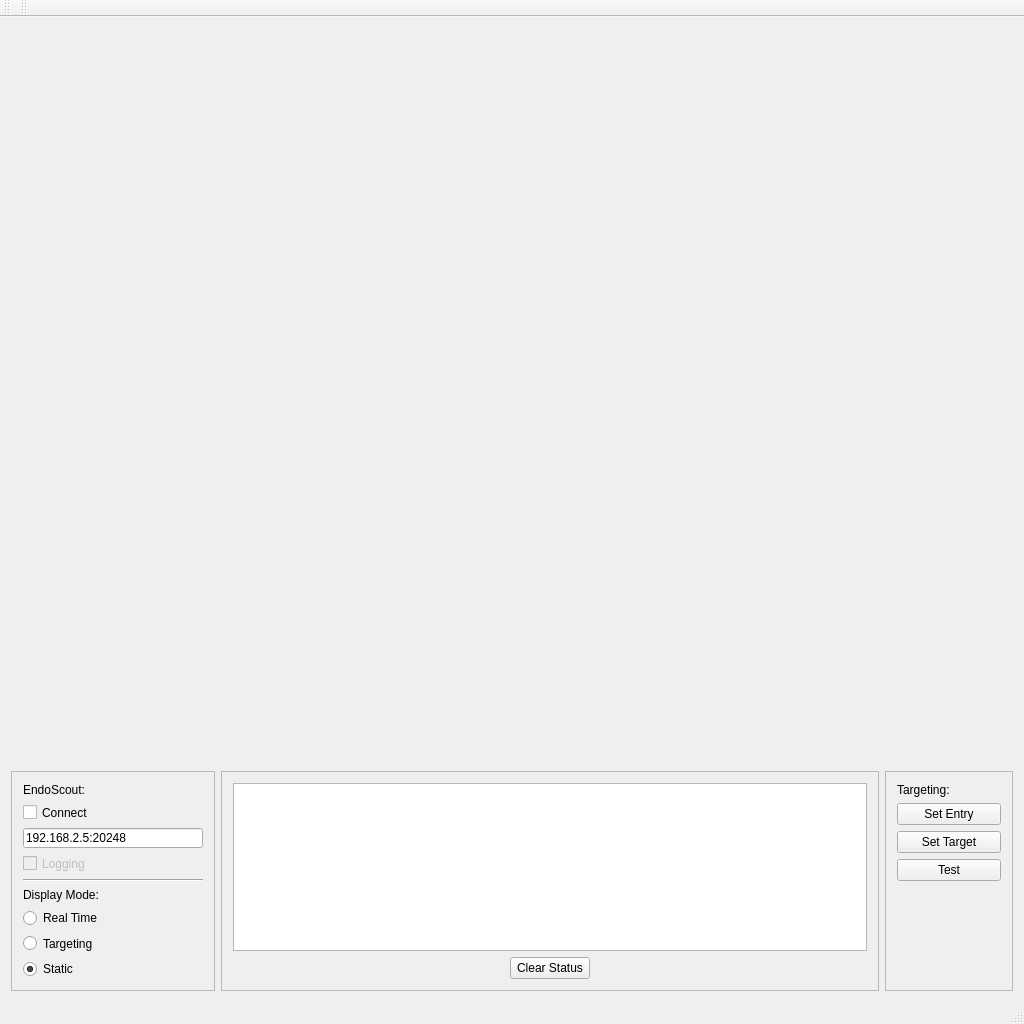
<?xml version="1.0" encoding="UTF-8"?>
<ui version="4.0">
 <class>minirGui</class>
 <widget class="QMainWindow" name="minirGui">
  <property name="geometry">
   <rect>
    <x>0</x>
    <y>0</y>
    <width>1024</width>
    <height>1024</height>
   </rect>
  </property>
  <property name="windowTitle">
   <string>minirGui</string>
  </property>
  <widget class="QWidget" name="centralWidget">
   <layout class="QVBoxLayout" name="verticalLayout">
    <item>
     <layout class="QGridLayout" name="gridLayout">
      <item row="0" column="1">
       <widget class="QVTKWidget" name="qVTK_sag">
        <property name="acceptDrops">
         <bool>true</bool>
        </property>
       </widget>
      </item>
      <item row="0" column="0">
       <widget class="QVTKWidget" name="qVTK_cor">
        <property name="acceptDrops">
         <bool>true</bool>
        </property>
       </widget>
      </item>
      <item row="2" column="0">
       <widget class="QVTKWidget" name="qVTK_ax">
        <property name="acceptDrops">
         <bool>true</bool>
        </property>
       </widget>
      </item>
      <item row="2" column="1">
       <widget class="QVTKWidget" name="qVTK_3D"/>
      </item>
     </layout>
    </item>
    <item>
     <layout class="QHBoxLayout" name="horizontalLayout">
      <item>
       <widget class="QFrame" name="trackingFrame">
        <property name="sizePolicy">
         <sizepolicy hsizetype="Fixed" vsizetype="Fixed">
          <horstretch>0</horstretch>
          <verstretch>0</verstretch>
         </sizepolicy>
        </property>
        <property name="minimumSize">
         <size>
          <width>200</width>
          <height>200</height>
         </size>
        </property>
        <property name="maximumSize">
         <size>
          <width>16777215</width>
          <height>220</height>
         </size>
        </property>
        <property name="frameShape">
         <enum>QFrame::StyledPanel</enum>
        </property>
        <property name="frameShadow">
         <enum>QFrame::Raised</enum>
        </property>
        <layout class="QVBoxLayout" name="verticalLayout_6">
         <item>
          <widget class="QLabel" name="label">
           <property name="text">
            <string>EndoScout:</string>
           </property>
          </widget>
         </item>
         <item>
          <widget class="QCheckBox" name="endoConnect">
           <property name="text">
            <string>Connect</string>
           </property>
          </widget>
         </item>
         <item>
          <widget class="QLineEdit" name="endoIp">
           <property name="enabled">
            <bool>true</bool>
           </property>
           <property name="sizePolicy">
            <sizepolicy hsizetype="Fixed" vsizetype="Fixed">
             <horstretch>0</horstretch>
             <verstretch>0</verstretch>
            </sizepolicy>
           </property>
           <property name="minimumSize">
            <size>
             <width>180</width>
             <height>0</height>
            </size>
           </property>
           <property name="mouseTracking">
            <bool>true</bool>
           </property>
           <property name="text">
            <string>192.168.2.5:20248</string>
           </property>
           <property name="frame">
            <bool>true</bool>
           </property>
           <property name="cursorPosition">
            <number>17</number>
           </property>
          </widget>
         </item>
         <item>
          <widget class="QCheckBox" name="endoLog">
           <property name="enabled">
            <bool>false</bool>
           </property>
           <property name="text">
            <string>Logging</string>
           </property>
          </widget>
         </item>
         <item>
          <widget class="Line" name="line">
           <property name="orientation">
            <enum>Qt::Horizontal</enum>
           </property>
          </widget>
         </item>
         <item>
          <widget class="QLabel" name="label_3">
           <property name="text">
            <string>Display Mode:</string>
           </property>
          </widget>
         </item>
         <item>
          <widget class="QRadioButton" name="rtMode">
           <property name="text">
            <string>Real Time</string>
           </property>
           <attribute name="buttonGroup">
            <string notr="true">buttonGroup</string>
           </attribute>
          </widget>
         </item>
         <item>
          <widget class="QRadioButton" name="targetMode">
           <property name="text">
            <string>Targeting</string>
           </property>
           <attribute name="buttonGroup">
            <string notr="true">buttonGroup</string>
           </attribute>
          </widget>
         </item>
         <item>
          <widget class="QRadioButton" name="staticMode">
           <property name="text">
            <string>Static</string>
           </property>
           <property name="checked">
            <bool>true</bool>
           </property>
           <attribute name="buttonGroup">
            <string notr="true">buttonGroup</string>
           </attribute>
          </widget>
         </item>
         <item>
          <spacer name="verticalSpacer_2">
           <property name="orientation">
            <enum>Qt::Vertical</enum>
           </property>
           <property name="sizeHint" stdset="0">
            <size>
             <width>20</width>
             <height>40</height>
            </size>
           </property>
          </spacer>
         </item>
        </layout>
       </widget>
      </item>
      <item>
       <widget class="QFrame" name="statusFrame">
        <property name="sizePolicy">
         <sizepolicy hsizetype="Preferred" vsizetype="Fixed">
          <horstretch>0</horstretch>
          <verstretch>0</verstretch>
         </sizepolicy>
        </property>
        <property name="minimumSize">
         <size>
          <width>0</width>
          <height>200</height>
         </size>
        </property>
        <property name="maximumSize">
         <size>
          <width>16777215</width>
          <height>220</height>
         </size>
        </property>
        <property name="frameShape">
         <enum>QFrame::StyledPanel</enum>
        </property>
        <property name="frameShadow">
         <enum>QFrame::Raised</enum>
        </property>
        <layout class="QVBoxLayout" name="verticalLayout_8">
         <item>
          <widget class="QPlainTextEdit" name="statusText">
           <property name="enabled">
            <bool>true</bool>
           </property>
           <property name="sizePolicy">
            <sizepolicy hsizetype="Expanding" vsizetype="Expanding">
             <horstretch>0</horstretch>
             <verstretch>0</verstretch>
            </sizepolicy>
           </property>
           <property name="minimumSize">
            <size>
             <width>0</width>
             <height>0</height>
            </size>
           </property>
           <property name="readOnly">
            <bool>true</bool>
           </property>
          </widget>
         </item>
         <item>
          <layout class="QHBoxLayout" name="horizontalLayout_5">
           <item>
            <widget class="QPushButton" name="clearStatus">
             <property name="sizePolicy">
              <sizepolicy hsizetype="Fixed" vsizetype="Fixed">
               <horstretch>0</horstretch>
               <verstretch>0</verstretch>
              </sizepolicy>
             </property>
             <property name="text">
              <string>Clear Status</string>
             </property>
            </widget>
           </item>
          </layout>
         </item>
        </layout>
       </widget>
      </item>
      <item>
       <widget class="QFrame" name="targetingFrame">
        <property name="sizePolicy">
         <sizepolicy hsizetype="Fixed" vsizetype="Fixed">
          <horstretch>0</horstretch>
          <verstretch>0</verstretch>
         </sizepolicy>
        </property>
        <property name="minimumSize">
         <size>
          <width>128</width>
          <height>200</height>
         </size>
        </property>
        <property name="maximumSize">
         <size>
          <width>16777215</width>
          <height>220</height>
         </size>
        </property>
        <property name="frameShape">
         <enum>QFrame::StyledPanel</enum>
        </property>
        <property name="frameShadow">
         <enum>QFrame::Raised</enum>
        </property>
        <layout class="QVBoxLayout" name="verticalLayout_7">
         <item>
          <widget class="QLabel" name="label_4">
           <property name="sizePolicy">
            <sizepolicy hsizetype="Preferred" vsizetype="Fixed">
             <horstretch>0</horstretch>
             <verstretch>0</verstretch>
            </sizepolicy>
           </property>
           <property name="text">
            <string>Targeting:</string>
           </property>
          </widget>
         </item>
         <item>
          <widget class="QPushButton" name="setEntry">
           <property name="text">
            <string>Set Entry</string>
           </property>
          </widget>
         </item>
         <item>
          <widget class="QPushButton" name="setTarget">
           <property name="text">
            <string>Set Target</string>
           </property>
          </widget>
         </item>
         <item>
          <widget class="QPushButton" name="test">
           <property name="text">
            <string>Test</string>
           </property>
          </widget>
         </item>
         <item>
          <spacer name="verticalSpacer">
           <property name="orientation">
            <enum>Qt::Vertical</enum>
           </property>
           <property name="sizeHint" stdset="0">
            <size>
             <width>20</width>
             <height>40</height>
            </size>
           </property>
          </spacer>
         </item>
        </layout>
       </widget>
      </item>
     </layout>
    </item>
   </layout>
  </widget>
  <widget class="QMenuBar" name="menuBar">
   <property name="geometry">
    <rect>
     <x>0</x>
     <y>0</y>
     <width>1024</width>
     <height>25</height>
    </rect>
   </property>
  </widget>
  <widget class="QToolBar" name="mainToolBar">
   <attribute name="toolBarArea">
    <enum>TopToolBarArea</enum>
   </attribute>
   <attribute name="toolBarBreak">
    <bool>false</bool>
   </attribute>
  </widget>
  <widget class="QStatusBar" name="statusBar"/>
  <widget class="QToolBar" name="toolBar">
   <property name="windowTitle">
    <string>toolBar</string>
   </property>
   <attribute name="toolBarArea">
    <enum>TopToolBarArea</enum>
   </attribute>
   <attribute name="toolBarBreak">
    <bool>false</bool>
   </attribute>
  </widget>
 </widget>
 <layoutdefault spacing="6" margin="11"/>
 <customwidgets>
  <customwidget>
   <class>QVTKWidget</class>
   <extends>QWidget</extends>
   <header>QVTKWidget.h</header>
  </customwidget>
 </customwidgets>
 <resources/>
 <connections/>
 <buttongroups>
  <buttongroup name="buttonGroup"/>
 </buttongroups>
</ui>
